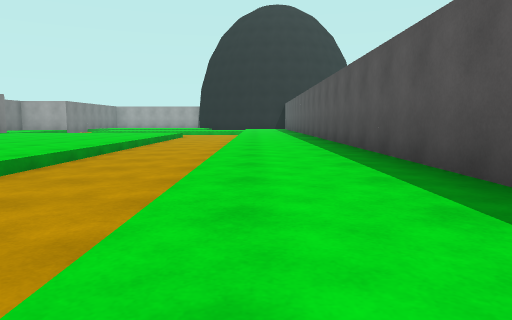
[1] (above)

24 first-person views from a walk through a scene from a Unity 3-D project. The camera is 1.2 m above the floor, tilts 6° down and sees 70° across. The floor is counted in squares, 2.25 m on a side. Each view is taken from the middle of a square. On the plan, view 1 faces up. The plan holds only what a view shows up to about 10 squares ahead; the rest is blank. The place goes on beyond the plan. The player is left out.

[2]
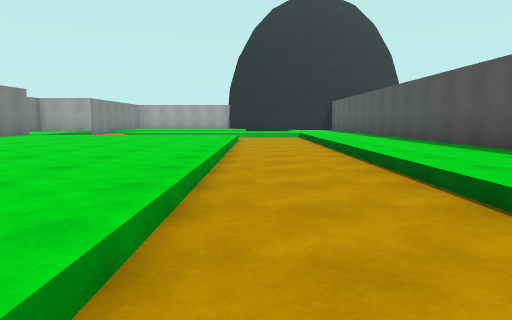

[3]
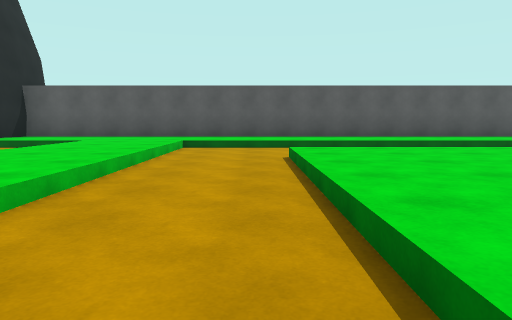

[4]
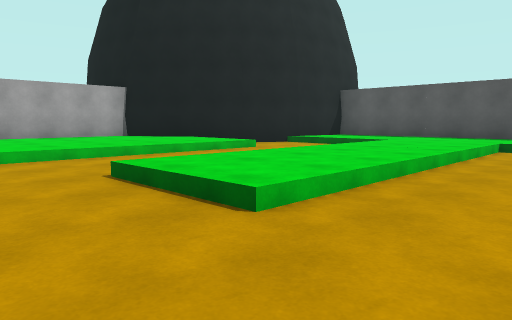

[5]
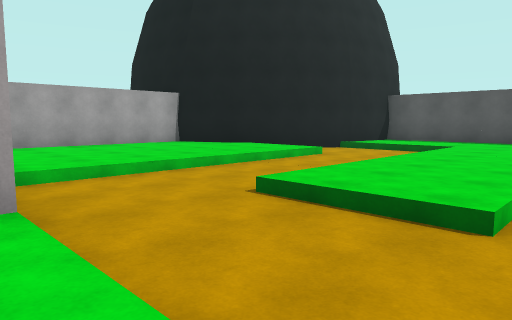

[6]
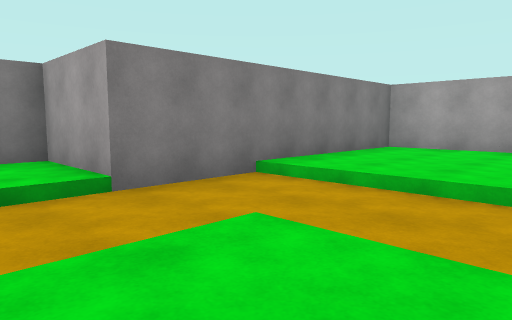

[7]
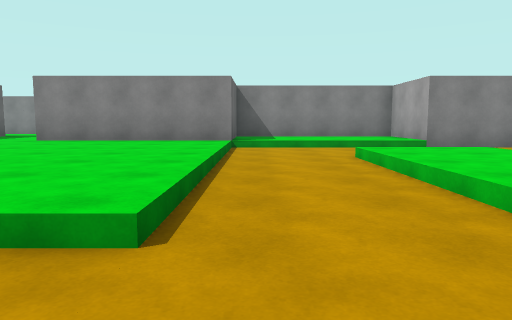

[8]
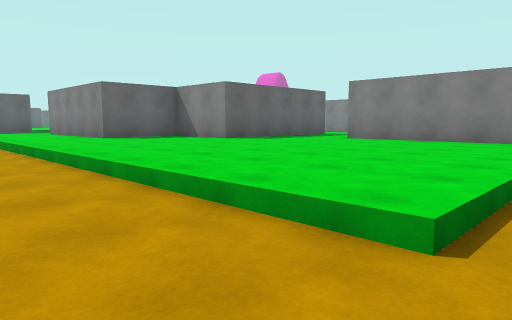

[9]
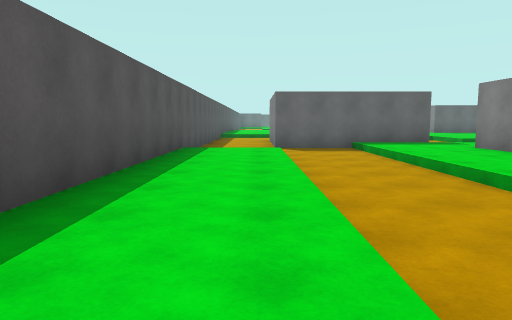

[10]
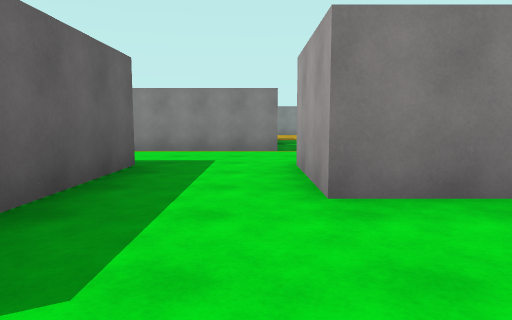

[11]
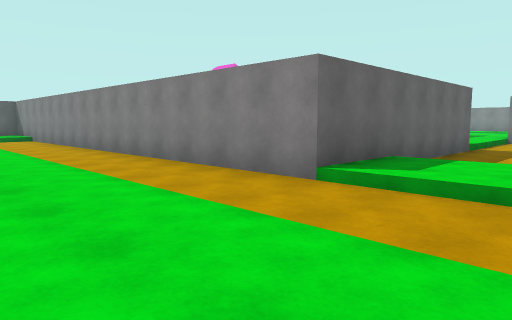

[12]
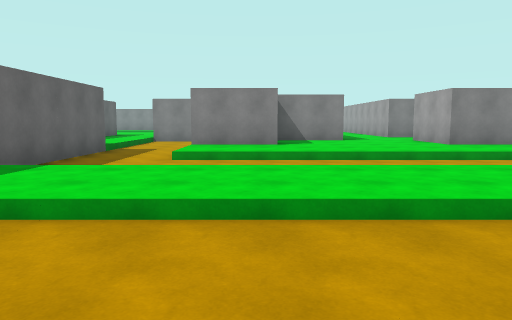

[13]
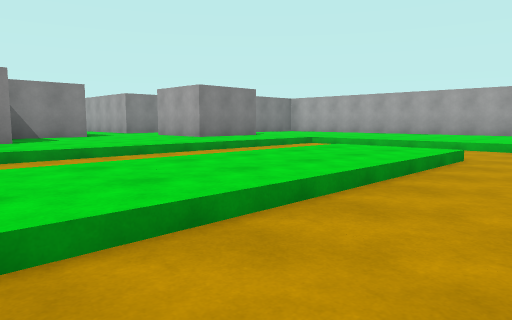

[14]
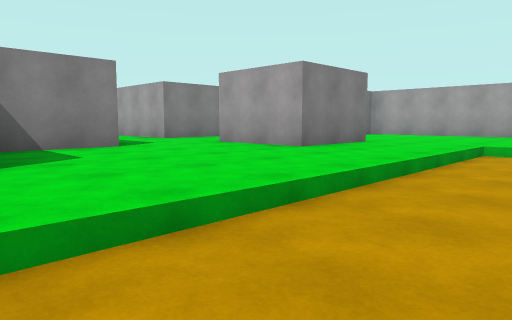

[15]
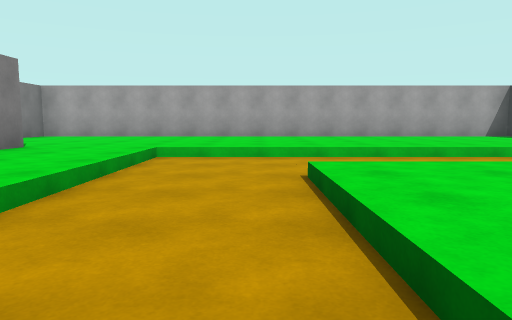

[16]
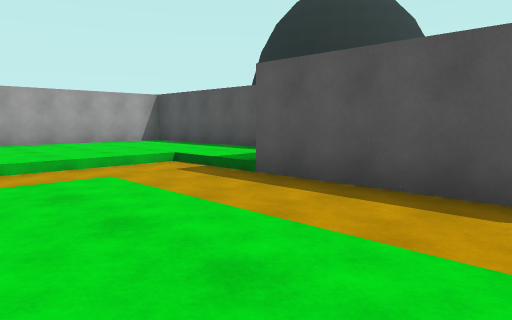

[17]
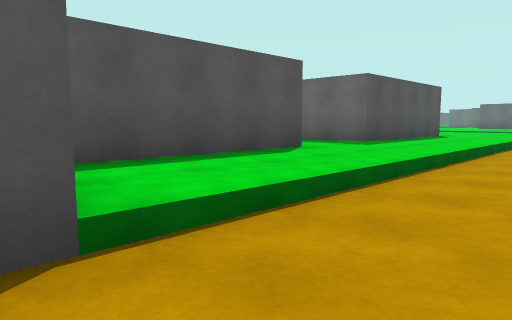

[18]
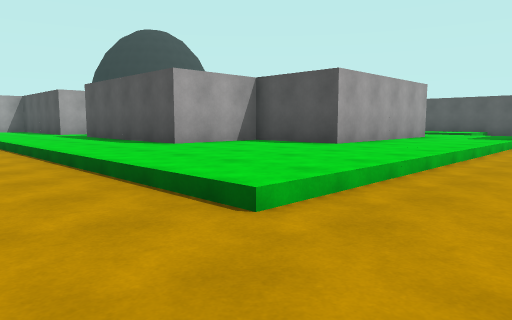

[19]
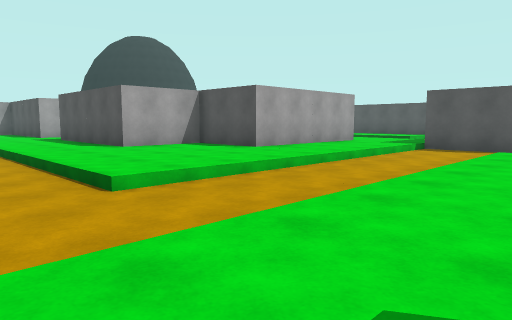

[20]
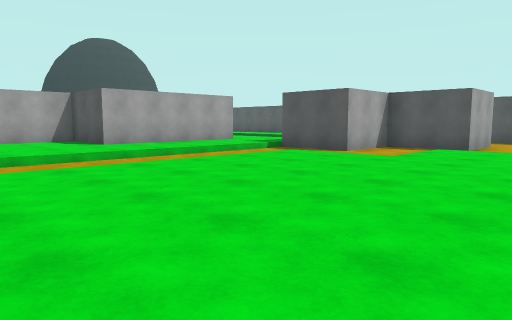

[21]
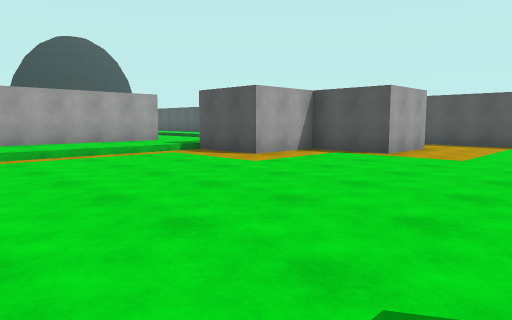

[22]
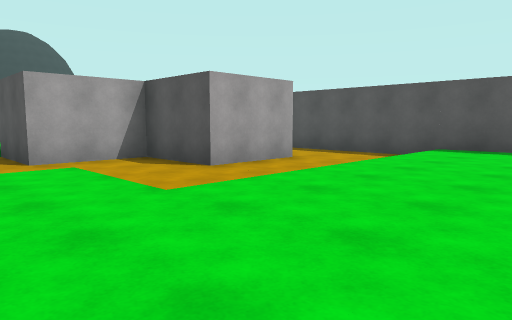

[23]
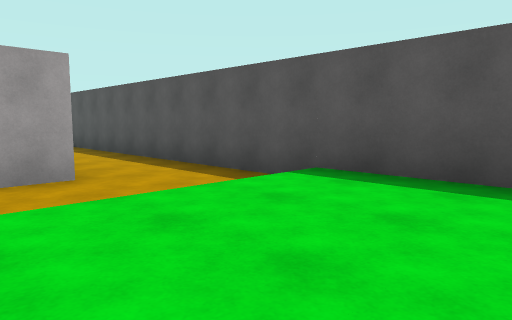

[24]
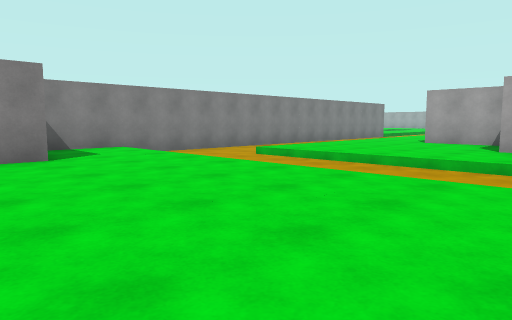

### Floor plan
Key: @ floor where view 1 was taken; # wall or solid block; . main floor; - floor 0.25 m lower than the main floor.
Columns run from 27 left of view 1 to 2 right of it. Each row starts with its distance up from view 1.
 23     #####################
 22     #............##.....##
 21      ............##......#
 20       ...........##......-##
 19       ...........##......--###
 18   #.  #..------..##--------..#
 17 ###..##..------..##--------..#
 16  ........--..--## .--........#
 15    ......--..--##..--........#
 14     #....--..--##..--------..#
 13     #....--..--##..--------..#
 12       #..--..--.###......--..#
 11       #..- ..--..##......--..#
 10      ----- ..--..##......--..#
  9      ----- ..--..##......--..#
  8      ..######--..........--..#
  7             #--..........--..#
  6             #--..####....--..#
  5             #--..#  #....--..#
  4             #--..#  ###..--..#
  3             #--..###  #..--..#
  2             #--....#  #..--..#
  1             #--....####..--..#
  0             #--..........--@-#
 -1             #--..........-- -#
 -2             #----------####--#
 -3             #----------### --#
 -4             #........ ---# --#
 -5             #........ ---##--#
 -6               #........------#
 -7                ........------#
 -8                ..............#
 -9                  ............#
-10                      ........

Where each view was taken, in squares from view 1:
view 1: 0 up, 0 right, facing up
view 2: 2 up, 2 left, facing up
view 3: 13 up, 8 left, facing right
view 4: 13 up, 8 left, facing up-right
view 5: 14 up, 9 left, facing up-right
view 6: 15 up, 5 left, facing up-left
view 7: 13 up, 1 left, facing left
view 8: 13 up, 1 left, facing down-left
view 9: 8 up, 0 right, facing down
view 10: 8 up, 6 left, facing left
view 11: 11 up, 11 left, facing down-left
view 12: 12 up, 12 left, facing left
view 13: 11 up, 13 left, facing up-left
view 14: 12 up, 17 left, facing up-left
view 15: 13 up, 17 left, facing up
view 16: 13 up, 16 left, facing up-right
view 17: 13 up, 14 left, facing down-right
view 18: 3 down, 14 left, facing up-right
view 19: 5 down, 14 left, facing up-right
view 20: 8 down, 12 left, facing up-right
view 21: 9 down, 10 left, facing up-right
view 22: 10 down, 6 left, facing up-right
view 23: 10 down, 2 left, facing up-right
view 24: 7 down, 7 left, facing up-left
